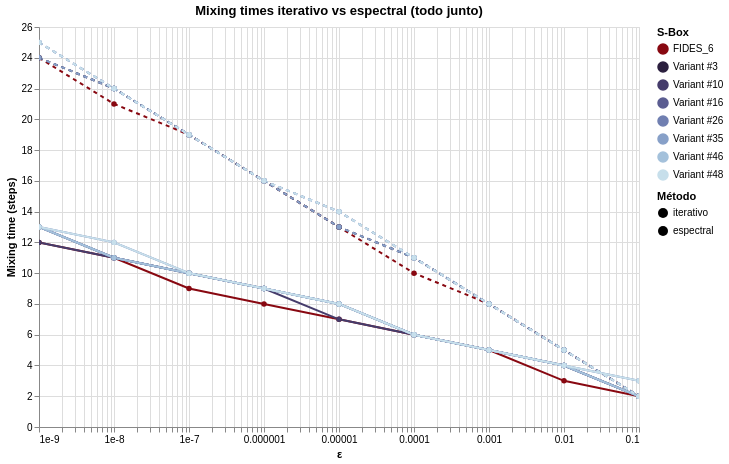

The cell this chart's notebook holds for it:
### Code cell
chart_spec = compare_mixing_times_spectrals_altair(
    specs,
    epsilons=[10**(-i) for i in range(1,10)],
    max_steps=10000,
    log_scale=True,
)
chart_spec

### Figure 1 — Vega-Lite specification as saved in the notebook (floating-point values rounded to 4 significant figures; data arrays with more than 128 entries replaced by an {"elided": "..."} marker saying what was removed)
{"config": {"view": {"continuousWidth": 300, "continuousHeight": 300}}, "data": {"name": "data-ba99ea48f648b21d3a2386c5eb9f442c"}, "mark": {"type": "line", "point": true}, "encoding": {"color": {"field": "S-Box", "legend": {"title": "S-Box"}, "scale": {"domain": ["FIDES_6", "Variant #3", "Variant #10", "Variant #16", "Variant #26", "Variant #35", "Variant #46", "Variant #48"], "range": ["#880811", "#2b1f3e", "#453c6b", "#5b5d91", "#707fb1", "#87a0c8", "#a4c1db", "#c7dfeb"]}, "type": "nominal"}, "strokeDash": {"field": "Método", "legend": {"title": "Método"}, "scale": {"domain": ["iterativo", "espectral"], "range": [[], [4, 4]]}, "type": "nominal"}, "tooltip": [{"field": "S-Box", "type": "nominal"}, {"field": "Método", "type": "nominal"}, {"field": "ε", "type": "quantitative"}, {"field": "Mixing time", "type": "quantitative"}], "x": {"field": "ε", "scale": {"type": "log"}, "title": "ε", "type": "quantitative"}, "y": {"field": "Mixing time", "title": "Mixing time (steps)", "type": "quantitative"}}, "height": 400, "params": [{"name": "param_12", "select": {"type": "interval", "encodings": ["x", "y"]}, "bind": "scales"}], "title": "Mixing times iterativo vs espectral (todo junto)", "width": 600, "$schema": "https://vega.github.io/schema/vega-lite/v5.20.1.json", "datasets": {"data-ba99ea48f648b21d3a2386c5eb9f442c": {"elided": "144 records"}}}
